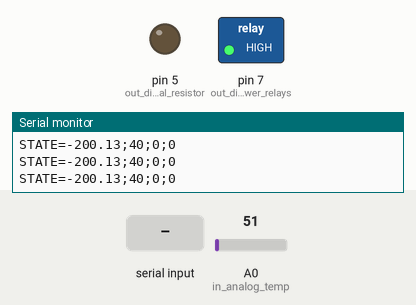
Simulated run of this sketch. Board: Arduino Uno, built with avr-gcc and run on an emulated ATmega328P. Shown: switched loads named in the sketch (green lamp = pin HIGH), output pins drawn as LEDs (lit = HIGH), the last lines printed to the serial monitor. Inputs (shaded band) come from the test bench; at power-on: A0 (in_analog_temp) = 51. Pins used as bus, display or sensor lines are not drawn.

Above: at 1.2 s.
1.3 s: "POWERON\n" received over Serial
At 1.7 s:
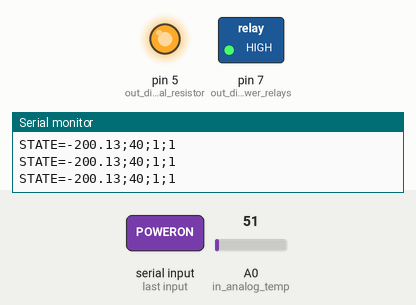
Timing chart, 0 to 4.3 s (numbered marks = the images above; inputs shaded):
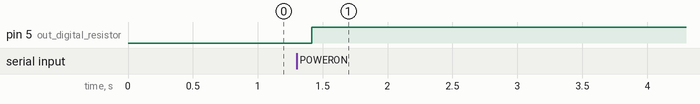

The sketch:

TermostatoProduzione.ino
```cpp
int power;
int resistor;
int out_digital_resistor = 5; // 2
int out_digital_power = 6; // 3
int out_digital_power_relays = 7;
int in_analog_temp = 0; // 2
int ref_temp = 40;
int temp_delta = 5;
float temp;

void setup()
{
  // give relays +5V power
  pinMode(out_digital_power_relays, OUTPUT);
  digitalWrite(out_digital_power_relays, HIGH);

  Serial.begin(9600);

  pinMode(out_digital_resistor, OUTPUT);
  pinMode(out_digital_power, OUTPUT);
  power = LOW;
  resistor = LOW;
  digitalWrite(out_digital_resistor, resistor);
  digitalWrite(out_digital_power, power);
}

void loop()
{
  temp = getTemp();
  handleTemp(temp);

  if (Serial.available())
  {
    String command = Serial.readStringUntil('\n');
    if (command.startsWith("GETSTATE"))
    {
      Serial.println("STATE=" + getState());
    }
    else if (command.startsWith("POWERON"))
    {
      Serial.println("COMMANDRESULT=" + powerOn());
    }
    else if (command.startsWith("POWEROFF"))
    {
      Serial.println("COMMANDRESULT=" + powerOff());
    }
    else if (command.startsWith("LOWERTEMP"))
    {
      Serial.println("COMMANDRESULT=" + lowerTemp());
    }
    else if (command.startsWith("HIGHERTEMP"))
    {
      Serial.println("COMMANDRESULT=" + higherTemp());
    }
    else
    {
      Serial.println("COMMANDRESULT=NOTRECOGNIZED");
    }
  }

  Serial.println("STATE=" + getState());
  delay(100);
}

void handleTemp(float temp)
{
  if ((temp < ref_temp-temp_delta))
  {
    if ((resistor == LOW) && (power == 1))
    {
      resistor = HIGH;
      digitalWrite(out_digital_resistor, resistor);
    }
  }
  else if ((temp > ref_temp+temp_delta))
  {
    if (resistor == HIGH)
    {
      resistor = LOW;
      digitalWrite(out_digital_resistor, resistor);
    }
  }
}

float getTemp()
{
  float vin = 3.3;
  int raw = analogRead(in_analog_temp);
  float Vout = raw * (vin / 675.0);
  float temp = (Vout-1.25)/0.005;
  return temp;
}

String getState()
{
  return String(temp) + ";" + String(ref_temp) + ";" + String(power) + ";" + String(resistor);
}

String lowerTemp()
{
    ref_temp--;
    return "OK";
}

String higherTemp()
{
    ref_temp++;
    return "OK";
}

String powerOn()
{
  power = HIGH;
  digitalWrite(out_digital_power, power);
    return "OK";
}

String powerOff()
{
    power = LOW;
    digitalWrite(out_digital_power, power);
    resistor = LOW;
    digitalWrite(out_digital_resistor, resistor);
}
```

Measured:
- after the input at 1.3 s, pin 5 (out_digital_resistor): LOW → HIGH after 0.11 s
